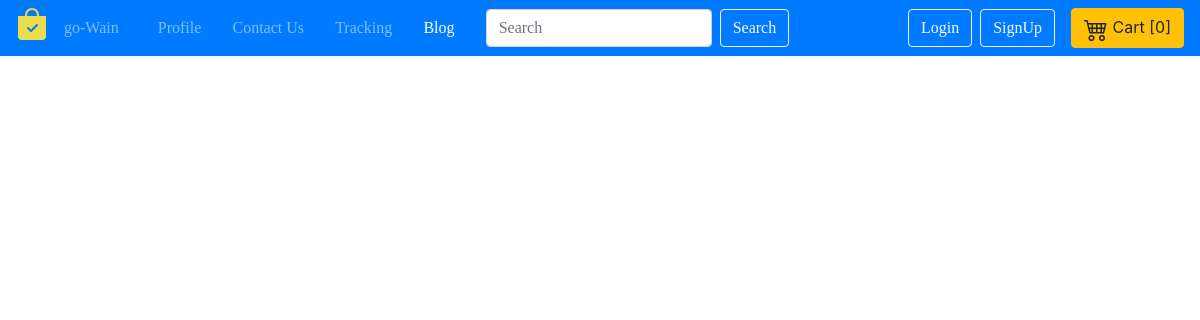
Page /blog/ on the earlier database version.
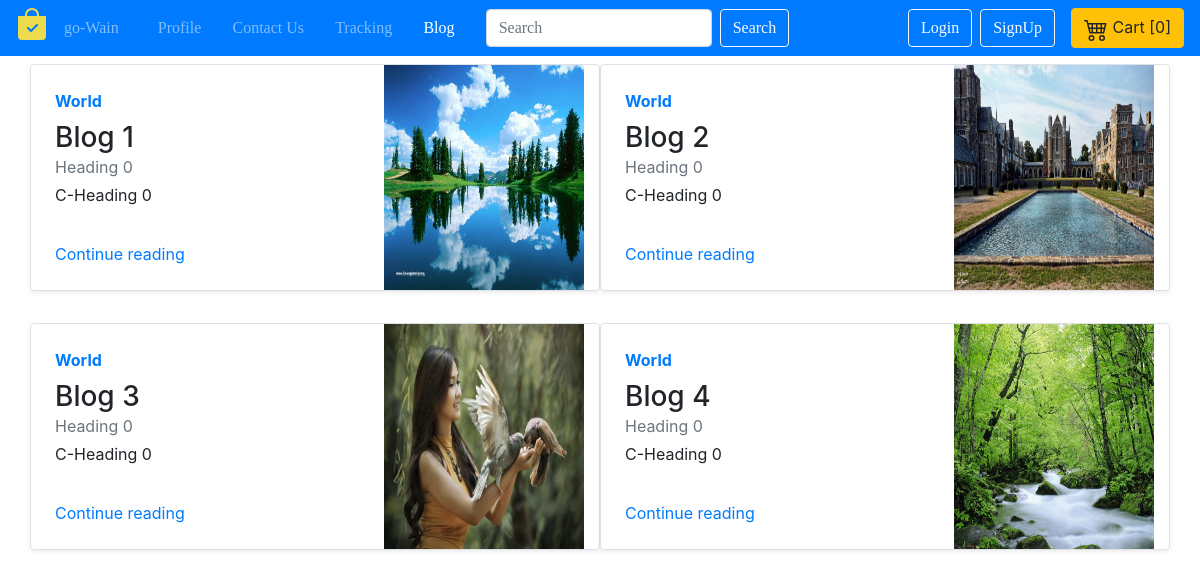
Same page on the later database version.
### blog/models.py (models this page shows, shortened)
class Blogpost(models.Model):
    post_id = models.AutoField(primary_key=True)
    title = models.CharField(max_length=50, default="")
    head0 = models.CharField(max_length=500, default="")
    chead0 = models.CharField(max_length=5000, default="")
    head1 = models.CharField(max_length=500, default="")
    chead1 = models.CharField(max_length=5000, default="")
    head2 = models.CharField(max_length=500, default="")
    chead2 = models.CharField(max_length=5000, default="")
    pub_date = models.DateTimeField()
    thumbnail = models.ImageField(upload_to='blog/images', default="")

### blog/views.py (the view)
# urls.py: path("", views.index, name = "bloghome"),
def index(request):
    data = Blogpost.objects.all()
    return render(request, 'blog/index.html', {"param": data})

### blog/templates/blog/index.html (shortened to what this page needs)
{% extends 'basic.html' %}
{% block body %}
<div class="container my-2">
  <div class="row mb-2">
    {% for i in param %}
    <div class="col-md-6">
      <div class="row g-0 border rounded overflow-hidden flex-md-row mb-4 shadow-sm h-md-250 position-relative">
        <div class="col p-4 d-flex flex-column position-static">
          <strong class="d-inline-block mb-2 text-primary">World</strong>
          <h3 class="mb-0">{{i.title}}</h3>
          <div class="mb-1 text-muted">{{i.head0}}</div>
          <p class="card-text mb-auto">{{i.chead0}}</p>
          <a href="blogpost/{{i.post_id}}" class="stretched-link">Continue reading</a>
        </div>
        <div class="col-auto d-none d-lg-block">
          <img src='/media/{{i.thumbnail}}' class="bd-placeholder-img" width="200" height="225" role="img"
            aria-label="Placeholder: Thumbnail" preserveAspectRatio="xMidYMid slice" focusable="false">
        </div>
      </div>
    </div>
    {% if forloop.counter|divisibleby:2 %}
  </div>
  <div class="row my-2">
    {% endif %}
    {% endfor %}
  </div>
  {% endblock body %}

### templates/basic.html (shortened to what this page needs)
<!doctype html>
<html lang="en">
<head>
    <link href="https://cdn.jsdelivr.net/npm/bootstrap@4.5.3/dist/css/bootstrap.min.css"
 rel="stylesheet">
</head>
<body>
<nav class="navbar navbar-expand-lg navbar-dark bg-primary" id="nav">
    <div class="collapse navbar-collapse" id="navbarSupportedContent" style="font-family: cursive;">
        <ul class="navbar-nav mr-auto">
            <li class="nav-item">
                <a class="nav-link mx-2" href="/" id="home" style="margin-left: 0.4cm;">go-Wain</a>
            </li>
            <li class="nav-item ">
                <a class="nav-link" href="/companydetails" id="profile" style="margin-left: 0.4cm;">
                    Profile</a>
            </li>
            <li class="nav-item ">
                <a class="nav-link" href="/contactus" id="contact" style="margin-left: 0.4cm;">Contact Us</a>
            </li>
            <li class="nav-item ">
                <a class="nav-link" href="/track" id="track" name='track' style="margin-left: 0.4cm;">Tracking</a>
            </li>
            <li class="nav-item ">
                <a class="nav-link" href="/blog" id="blog" name='blog' style="margin-left: 0.4cm;">Blog</a>
            </li>
            <form action="/search" class="form-inline my-2 my-lg-0" method="GET" style="margin-left: 0.4cm;">
                <input aria-label="Search" class="form-control ml-2 mr-sm-2" id="query" name="query"
                       placeholder="Search"
                       type="search">
                <button class="btn btn-outline-light my-2 my-sm-0" type="submit">Search</button>
            </form>
        </ul>
        {% if user.is_authenticated %}
        <span style="color: whitesmoke; margin-right: 0.5cm;">
                Welcome!! {{request.user}}
            </span>
        <button class="btn btn-outline-light" data-target="" id="mylogout" name="mylogout"
                onclick="document.location = '/Logout';"
                title="Logout" type="button">Logout
        </button>
        {% else %}
        <button class="btn btn-outline-light mr-2" data-target="#LoginModal" data-toggle="modal" id="loginmodal"
                title="Login" type="button">Login
        </button>
        <button class="btn btn-outline-light mr-2" data-target="#SignUpModal" data-toggle="modal" title="SignUp"
                type="button">SignUp
        </button>
        {% endif %}
    </div>
    <a href="/checkout">
        <button class="btn btn-warning btn-outline-black ml-2" data-container="body" data-content="Vivamus
            sagittis lacus vel augue laoreet rutrum faucibus." data-html="true" data-placement="bottom"
                data-toggle="popover" id="popovercart" type="button">
            Cart [<span id='cart'>0</span>]
        </button>
    </a>
</nav>
{% block body %} {% endblock body%}

### templates/basic.html (style rules this page uses)
.brown { color: #ecdc4d; }

Differences in the rows shown:
added Blogpost: title "Blog 1", head0 "Heading 0", chead0 "C-Heading 0", thumbnail (picture)
added Blogpost: title "Blog 2", head0 "Heading 0", chead0 "C-Heading 0", thumbnail (picture)
added Blogpost: title "Blog 3", head0 "Heading 0", chead0 "C-Heading 0", thumbnail (picture)
added Blogpost: title "Blog 4", head0 "Heading 0", chead0 "C-Heading 0", thumbnail (picture)
